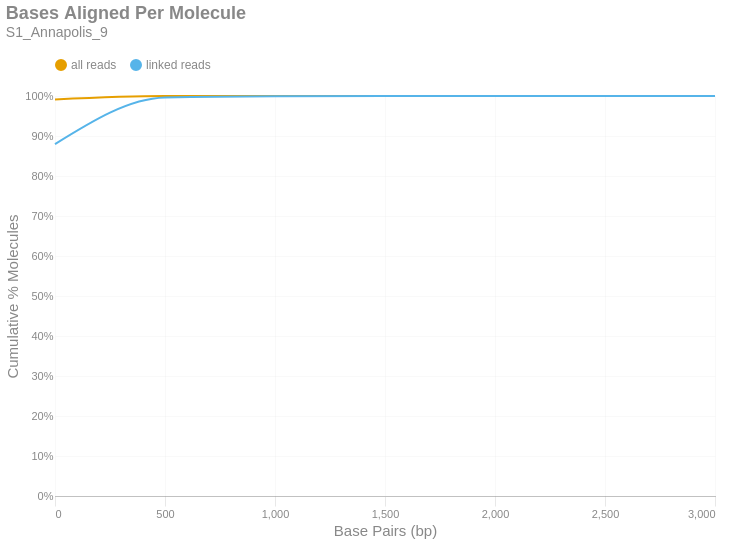

This figure's notebook cell:
### Markdown cell above
### Bases Aligned Per Molecule
This is a cumulative frequency distribution showing the number of base pairs aligned per unique molecule. These data are shown in 500 bp bins. There are two distributions: one with `all reads` (yellow) and another with only `linked reads` (blue). The percent of molecules in the `linked reads` distribution is relative to the total number of linked molecules.

### Code cell
if SKIPLR:
    print_html(f"Skipped")
else:
    binned_df = consolidated_hist(valids['aligned_bp'], mask, 500, True)
    with SafeRender(binned_df):
        (
            density_plot(binned_df, 'Bases Aligned Per Molecule', samplename, 'basesper')
            .encode(
                x=alt.X('bin:Q', title="Base Pairs (bp)").axis(tickMinStep=500).scale(padding=0),
                y=alt.Y('value:Q', title='Cumulative % Molecules')
                    .axis(format='%')
                    .scale(domain = [0,1])
                    .stack(False),
                color=alt.Color("key:N").scale(domain = ["all reads", "linked reads"]),
                tooltip = [
                    alt.Tooltip("key:N", title = "Data Type"),
                    alt.Tooltip("range_label:N", title="Bases Aligned Per Molecule"),
                    alt.Tooltip("value:Q", format = ".2%", title="% Molecules (Cum.)")
                ]
            )
        ).display()

### Figure 1 — Vega-Lite specification as saved in the notebook (floating-point values rounded to 4 significant figures)
{"width": "container", "height": 400, "config": {"title": {"anchor": "start", "dy": -15, "fontSize": 18, "color": "#888888", "subtitleColor": "#888888", "subtitleFontSize": 14}, "arc": {"fill": "#0072B2"}, "axis": {"domainColor": "#888888", "domainWidth": 0.5, "gridWidth": 0.2, "grid": false, "titleFontWeight": 400, "titleFontSize": 15, "labelFontSize": 11, "labelColor": "#888888", "tickColor": "#888888", "tickWidth": 0.2, "titleColor": "#888888"}, "axisBand": {"grid": false}, "axisX": {"grid": true, "tickSize": 10, "domainCap": "round"}, "axisY": {"domain": false, "grid": true, "tickSize": 0, "domainCap": "round"}, "background": "transparent", "header": {"labelFontSize": 15, "labelColor": "#888888", "titleFontSize": 15, "titleFontWeight": 600, "titleColor": "#888888"}, "legend": {"labelFont": "sans-serif", "labelFontSize": 12, "labelColor": "#888888", "symbolSize": 100, "symbolType": "circle", "titleFontSize": 12, "titlePadding": 10, "titleColor": "#888888", "title": null, "orient": "top"}, "range": {"category": ["#E69F00", "#56B4E9", "#009E73", "#F0E442", "#0072B2", "#D55E00", "#CC79A7", "#000000"], "diverging": ["#cfe8f3", "#a2d4ec", "#73bfe2", "#46abdb", "#1696d2", "#12719e"]}, "area": {"fill": "#0072B2", "fillOpacity": 0.7, "line": true, "strokeOpacity": 0.7}, "line": {"color": "#0072B2", "stroke": "#0072B2", "strokeWidth": 2}, "trail": {"color": "#0072B2", "stroke": "#0072B2", "strokeWidth": 0, "size": 1}, "point": {"filled": true, "fillOpacity": 1.0, "size": 95}, "text": {"color": "#888888", "fontSize": 11, "align": "right", "fontWeight": 400, "size": 11}, "bar": {"fill": "#0072B2", "stroke": null}, "view": {"stroke": null, "continuousWidth": 660, "continuousHeight": 400}}, "data": {"name": "data-1021371886476aba4b176efa00e8713a"}, "mark": {"type": "line", "interpolate": "monotone", "point": {"opacity": 0, "size": 275}}, "encoding": {"color": {"field": "key", "scale": {"domain": ["all reads", "linked reads"]}, "type": "nominal"}, "tooltip": [{"field": "key", "title": "Data Type", "type": "nominal"}, {"field": "range_label", "title": "Bases Aligned Per Molecule", "type": "nominal"}, {"field": "value", "format": ".2%", "title": "% Molecules (Cum.)", "type": "quantitative"}], "x": {"axis": {"tickMinStep": 500}, "field": "bin", "scale": {"padding": 0}, "title": "Base Pairs (bp)", "type": "quantitative"}, "y": {"axis": {"format": "%"}, "field": "value", "scale": {"domain": [0, 1]}, "stack": false, "title": "Cumulative % Molecules", "type": "quantitative"}}, "params": [{"name": "param_c36ac31b6afebe62", "select": {"type": "point", "fields": ["key"]}, "bind": "legend"}], "title": {"text": "Bases Aligned Per Molecule", "subtitle": "S1_Annapolis_9"}, "transform": [{"fold": ["all reads (cumsum)", "linked reads (cumsum)"]}, {"calculate": "replace(datum.key, ' (cumsum)', '')", "as": "key"}, {"filter": {"param": "param_c36ac31b6afebe62"}}], "usermeta": {"embedOptions": {"downloadFileName": "S1_Annapolis_9.basesper"}}, "$schema": "https://vega.github.io/schema/vega-lite/v6.1.0.json", "datasets": {"data-1021371886476aba4b176efa00e8713a": [{"bin": "0.0", "interval": "0.0-500.0", "all reads": 0.9914, "linked reads": 0.8797, "all reads (cumsum)": 0.9914, "linked reads (cumsum)": 0.8797, "range_label": "0-499"}, {"bin": "500.0", "interval": "500.0-1000.0", "all reads": 0.008355, "linked reads": 0.1164, "all reads (cumsum)": 0.9997, "linked reads (cumsum)": 0.996, "range_label": "500-999"}, {"bin": "1000.0", "interval": "1000.0-1500.0", "all reads": 0.0002572, "linked reads": 0.003644, "all reads (cumsum)": 1.0, "linked reads (cumsum)": 0.9997, "range_label": "1000-1499"}, {"bin": "1500.0", "interval": "1500.0-2000.0", "all reads": 1.949e-05, "linked reads": 0.0002851, "all reads (cumsum)": 1.0, "linked reads (cumsum)": 1.0, "range_label": "1500-1999"}, {"bin": "2000.0", "interval": "2000.0-2500.0", "all reads": 1.426e-06, "linked reads": 2.086e-05, "all reads (cumsum)": 1.0, "linked reads (cumsum)": 1.0, "range_label": "2000-2499"}, {"bin": "2500.0", "interval": "2500.0-3000.0", "all reads": 2.377e-07, "linked reads": 3.477e-06, "all reads (cumsum)": 1.0, "linked reads (cumsum)": 1.0, "range_label": "2500-2999"}, {"bin": "3000.0", "interval": "3000.0-3500.0", "all reads": 2.377e-07, "linked reads": 3.477e-06, "all reads (cumsum)": 1.0, "linked reads (cumsum)": 1.0, "range_label": "3000-3499"}]}}
